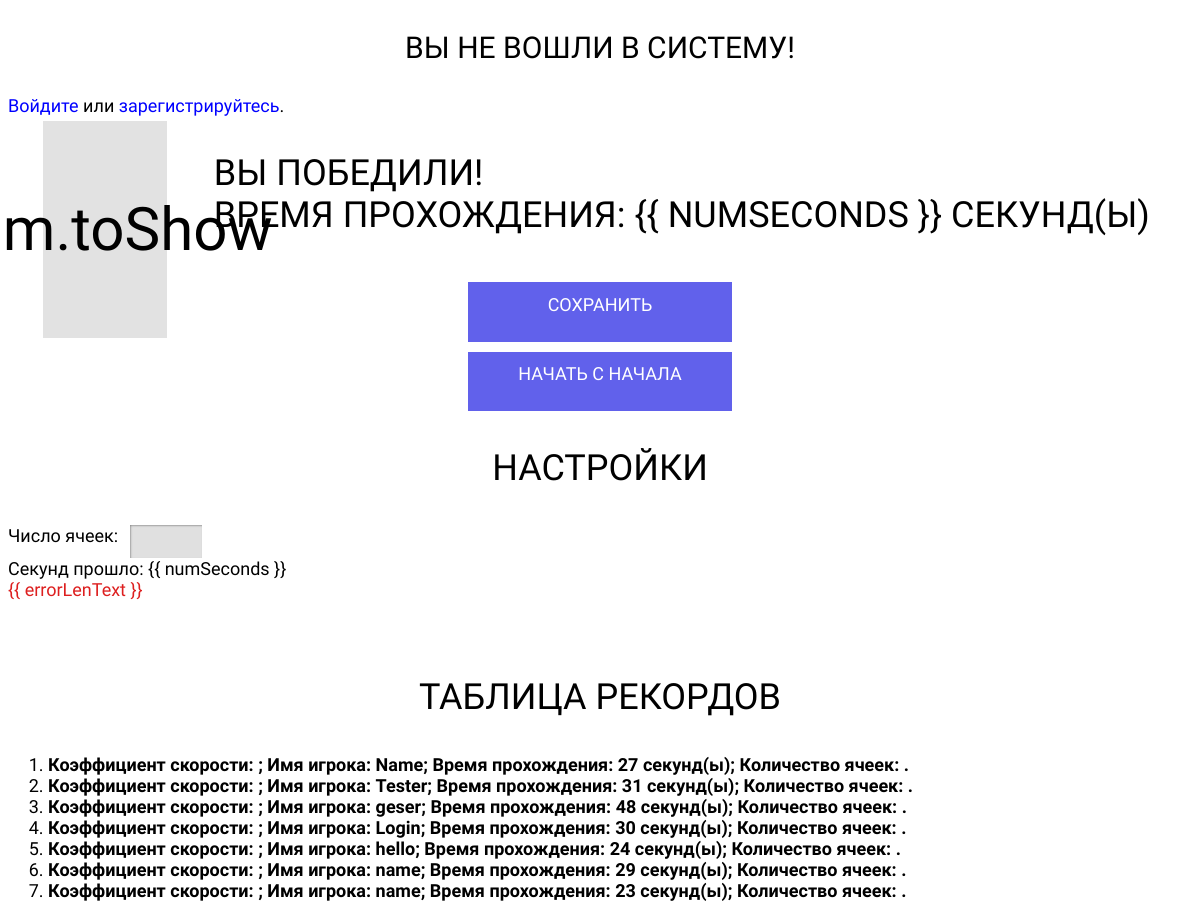
Before: / with the older database file.
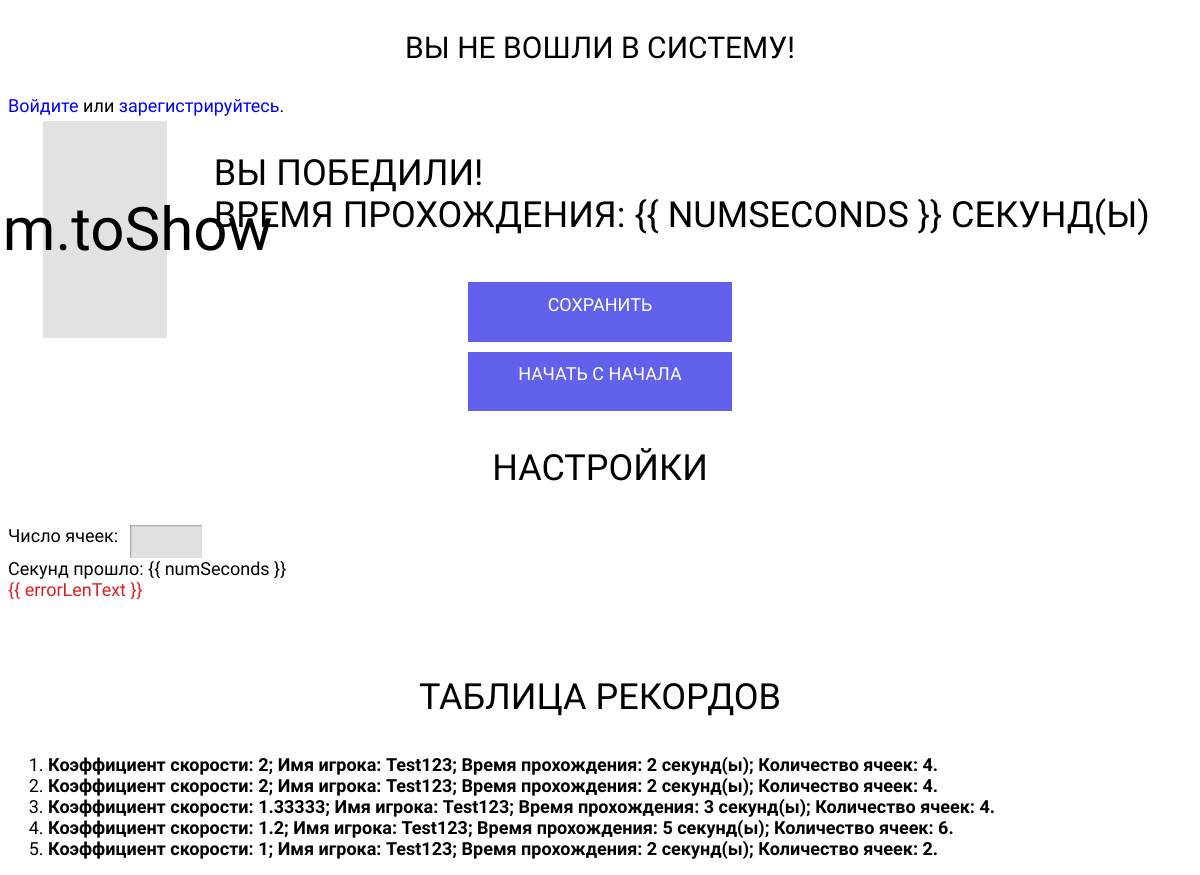
After: the same page with the newer database file.
### tables this page shows
CREATE TABLE IF NOT EXISTS `saves` (
  `id` int(11) NOT NULL AUTO_INCREMENT,
  `username` varchar(255) NOT NULL,
  `value` int(11) NOT NULL,
  `countCells` int(11) NOT NULL,
  `speed` float NOT NULL,
  PRIMARY KEY (`id`),
  UNIQUE KEY `id` (`id`)
);

### index.php (the view, shortened to what this page needs)
<!DOCTYPE HTML>
<html>
  <head>
    <link href = "css/main.css" rel = "stylesheet">
  </head>
  <body>
    <div id = "app">
      <div id = "user-container" class = "text-container">
        <?php
          $username = $_COOKIE['username'];
          if (isset($username) and $username != ''){ ?> <p class = "title" id = "title-user"><?php echo "Имя: $username."; ?></p><a href = "logout.php" class = "link">Выйти</a><?php } else { ?>
          <span id = "not-in-user-text">
            <p class = "title" id = "title-user">Вы не вошли в систему!</p>
            <a href = "login.php" class = "link">Войдите</a> или <a href = "signup.php" class = "link">зарегистрируйтесь</a>. <?php }?>
          </span>
      </div>
      <div id = "main-num-container">
        <div v-for = "num in numbers" class = "tr-container">
          <transition name = "trNum">
            <div class = "number" v-show = "num.isShow == true" @click = "init(num.value,num.index)">
                <div>{{ num.toShow }}</div>
            </div>
          </transition>
        </div>
      </div>
      <div id = "after-container">
        <transition name = "trText">
          <div id = "main-text-container" class = "text-container" v-show = "isFinal">
            <p class = "title">Вы победили!<br /> Время прохождения: {{ numSeconds }} секунд(ы)</p>
          </div>
        </transition>
        <transition name = "trButton">
          <div v-show = "isFinal">
            <a v-bind:href = "url" class = "text-button" v-show = "isShowButt"><div class = "button-container">сохранить</div></a>
            <a href = "#" @click = "reload(700)" class = "text-button"><div class = "button-container">Начать с начала</div></a>
          </div>
        </transition>
      </div>
      <div id = "options-container" class = "text-container">
        <p id = "title-options" class = "title">настройки</p>
            <form id = "options-form">
              <label for = "form-number-input">Число ячеек:</label><input v-model.number = "len" min = "10" max = "70" type = "number" id = "form-number-input">
            </form>
            <div id = "form-time">Секунд прошло: {{ numSeconds }}</div>
            <div id = "error-text" v-show = "isErrorLen">
              {{ errorLenText }}
            </div>
      </div>
      <div id = "records-container" class = "text-container">
        <p id = "title-records" class = "title">таблица рекордов</p>
        <?php
          require('scripts/php/config.php');
          $query = "SELECT * FROM saves ORDER BY speed DESC";
          $result = mysqli_query($mysqli, $query);
          echo "<ol>";
          while ($row = mysqli_fetch_assoc($result)){
            echo "<li><b>Коэффициент скорости: ".$row['speed']."; Имя игрока: ".$row['username']."; Время прохождения: ".$row['value']." секунд(ы); Количество ячеек: ".$row['countCells'].".</b></li>";
          }
          echo "</ol>";
        ?>
      </div>
    </div>
  </body>
</html>

### css/main.css (style rules this page uses)
* { outline: none; }
body { font-family: 'Oswald', sans-serif; background: white; }
.number { font-size: 5vw; display: flex; justify-content: center; float: left; padding: 2px; margin: 5px; width: 10vw; min-height: 10vw; background-color: rgb(226, 226, 226); cursor: pointer; user-select: none; }
.text-container { color: black; }
#main-num-container { display: block; width: 95%; margin-left: auto; margin-right: auto; }
#main-text-container { display: flex; font-size: 3vw; justify-content: center; align-content: center; }
#records-container { display: block; clear: both; padding-top: 5vh; }
#options-container { display: block; clear: both; }
.title { display: block; text-transform: uppercase; display: flex; justify-content: center; align-content: center; color: black; font-size: 3vw; }
.link { text-decoration: none; color: blue; }
.button-container { background-color: rgb(97, 97, 235); font-size: 1.5vw; margin-left: auto; margin-right: auto; width: 20vw; min-height: 3vw; padding: 1%; cursor: pointer; text-align: center; margin-top: 10px; }
#user-container { clear: both; }
#title-user { font-size: 2.5vw; }
#not-in-user-text { font-size: 1.5vw; }
label { font-size: 1.5vw; }
ol li { font-size: 1.5vw; }
input { -webkit-appearance: none; border: none; display: block; }
.text-button { text-decoration: none; text-transform: uppercase; color: white; }
#options-form { display: flex; }
#form-number-input { width: 5vw; font-size: 1.5vw; background: rgb(224, 224, 224); margin-left: 1%; padding: 0.5%; box-shadow: inset 1px 1px 2px -0.5px gray; transition: all .2s linear; }
#form-time { font-size: 1.5vw; }
#error-text { color: rgb(221, 31, 31); font-size: 1.5vw; }

Changed rows visible on the page:
removed saves: username "Name", value "27"
removed saves: username "Tester", value "31"
removed saves: username "geser", value "48"
removed saves: username "Login", value "30"
removed saves: username "hello", value "24"
removed saves: username "name", value "29"
removed saves: username "name", value "23"
added saves: speed "2", username "Test123", value "2", countCells "4"
added saves: speed "2", username "Test123", value "2", countCells "4"
added saves: speed "1.33333", username "Test123", value "3", countCells "4"
added saves: speed "1.2", username "Test123", value "5", countCells "6"
added saves: speed "1", username "Test123", value "2", countCells "2"
